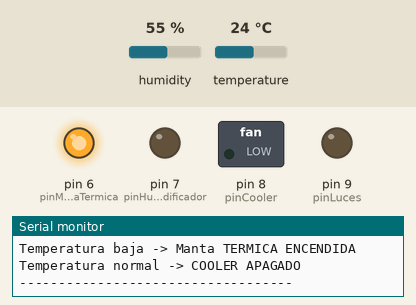
Simulated run of this sketch. Board: Arduino Uno, built with avr-gcc and run on an emulated ATmega328P. Shown: switched loads named in the sketch (green lamp = pin HIGH), output pins drawn as LEDs (lit = HIGH), the last lines printed to the serial monitor. The test bench sets the inputs (shaded band); at power-on: humidity 55 %, temperature 24 °C. The local clock reads 2024-03-15 10:24:30 at power-on unless the sketch sets it; storage starts empty.

Above: at 1.2 s.
1.3 s: humidity set to 42 %
6.5 s: humidity set to 39 %
At 11.7 s:
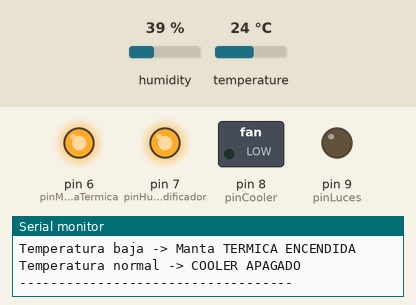
12.0 s: temperature set to 25.3 °C
At 16.9 s:
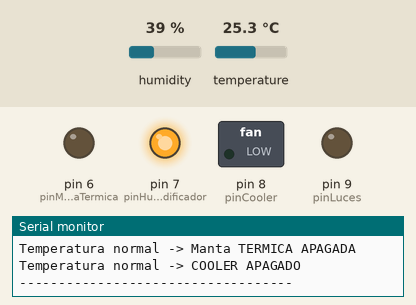
17.3 s: temperature set to 29.5 °C
22.2 s: temperature set to 30.8 °C
At 27.3 s:
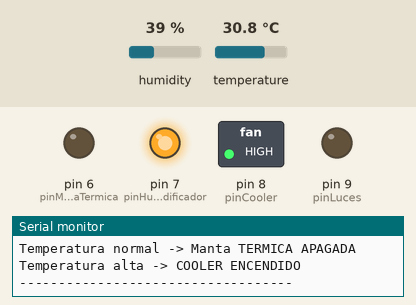
27.8 s: humidity set to 68 %
At 32.7 s:
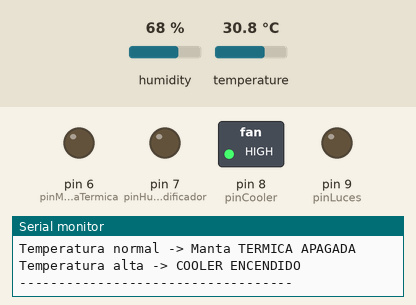
Timing chart, 0 to 33.9 s (numbered marks = the images above; inputs shaded):
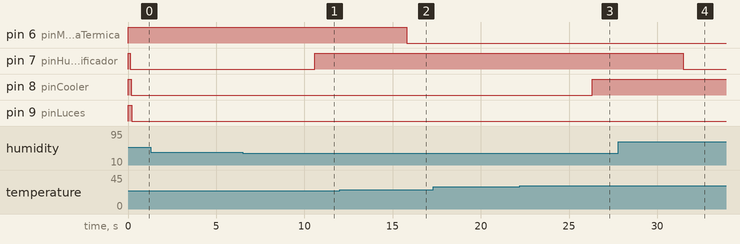

The sketch:

camara_germinacion.ino
```cpp
#include <Wire.h>
#include <SPI.h>
#include <SD.h>
#include "RTClib.h"
#include "SHT2x.h"

// ======================================================
// CONFIGURACIÓN DE PINES
// ======================================================

// SD
const int SD_CS = 10;

// Actuadores (LEDs simulados)
const int pinMantaTermica = 6;   // ROJO
const int pinHumidificador = 7;  // AZUL
const int pinCooler = 8;         // VERDE
const int pinLuces = 9;          // AMARILLO / BLANCO

// ======================================================
// INSTANCIAS DE MÓDULOS
// ======================================================
RTC_DS3231 rtc;
SHT2x sht;
bool sdPresente = false;

// ======================================================
// SETUP
// ======================================================
void setup() {
  Serial.begin(9600);
  Wire.begin(); // Bus I2C para RTC y SHT. Sin setClock para evitar problemas en placas WAVGAT

  // --- CONFIGURACIÓN DE PINES DE ACTUADORES ---
  pinMode(pinMantaTermica, OUTPUT);
  pinMode(pinHumidificador, OUTPUT);
  pinMode(pinCooler, OUTPUT);
  pinMode(pinLuces, OUTPUT);

  // Estado inicial
  digitalWrite(pinMantaTermica, HIGH);
  digitalWrite(pinHumidificador, HIGH);
  digitalWrite(pinCooler, HIGH);
  digitalWrite(pinLuces, HIGH);

  // --- MÓDULO 1: INICIALIZACIÓN SD ---
  Serial.print("Iniciando SD...");
  if (!SD.begin(SD_CS)) {
    Serial.println(" [!] No se encontro tarjeta. Continuando sin SD.");
    sdPresente = false;
  } else {
    Serial.println(" [OK] Tarjeta lista.");
    sdPresente = true;
  }

  // --- MÓDULO 2: INICIALIZACIÓN RTC ---
  if (!rtc.begin()) {
    Serial.println(" [!] No se encontro RTC.");
  } else if (rtc.lostPower()) {
    rtc.adjust(DateTime(F(__DATE__), F(__TIME__)));
  }

  // --- MÓDULO 3: INICIALIZACIÓN SHT2x ---
  if (!sht.begin()) {
    Serial.println(" [!] No se encontro SHT2x.");
  }

  Serial.println("-----------------------------------");

  if (sdPresente) {
    File dataFile = SD.open("log.txt", FILE_WRITE);
    if (dataFile) {
      dataFile.println("=== SISTEMA ENCENDIDO / REINICIADO ===");
      dataFile.close();
    }
  }
}

// ======================================================
// LOOP
// ======================================================
void loop() {
  // --- LECTURA SENSOR SHT ---
  sht.read();
  float temp = sht.getTemperature();
  float hum = sht.getHumidity();

  // --- LECTURA TIEMPO RTC ---
  DateTime now = rtc.now();

  // --- SALIDA DE DATOS POR SERIAL ---
  Serial.print(now.day()); Serial.print("/"); Serial.print(now.month()); Serial.print(" ");

  // Agregamos formato con ceros a la hora para que se vea ordenado (ej: 09:05:02)
  if (now.hour() < 10) Serial.print("0");
  Serial.print(now.hour()); Serial.print(":");
  if (now.minute() < 10) Serial.print("0");
  Serial.print(now.minute()); Serial.print(":");
  if (now.second() < 10) Serial.print("0");
  Serial.print(now.second());

  Serial.print(" -> Temp: "); Serial.print(temp, 1);
  Serial.print("C | Hum: "); Serial.print(hum, 1); Serial.println("%");

  // --- MÓDULO 4: REGISTRO EN SD ---
  File dataFile = SD.open("log.txt", FILE_WRITE);

  if (dataFile) {
    // Si el archivo está vacío, le agrega el encabezado
    if (dataFile.size() == 0) {
      dataFile.println("FechaHora,Temperatura,Humedad");
    }

    dataFile.print(now.timestamp());
    dataFile.print(","); dataFile.print(temp);
    dataFile.print(","); dataFile.println(hum);
    dataFile.close();

    if (!sdPresente) {
      Serial.println(" [!] Tarjeta insertada y detectada.");
      sdPresente = true;
    }
  } else {
    Serial.println(" [!] ERROR SD: No se puede escribir. Verifique que la tarjeta este insertada.");
    sdPresente = false;
  }

  // ======================================================
  // CONTROL HUMEDAD
  // ======================================================
  // AZUL = Humidificador
  if (hum > 40) {
    digitalWrite(pinHumidificador, LOW);
    Serial.println("Humedad normal -> Humidificador APAGADO");
  } else {
    digitalWrite(pinHumidificador, HIGH);
    Serial.println("Humedad baja -> Humidificador ENCENDIDO");
  }

  // ======================================================
  // CONTROL TEMPERATURA
  // ======================================================
  // ROJO = Manta térmica
  if (temp < 25) {
    digitalWrite(pinMantaTermica, HIGH);
    Serial.println("Temperatura baja -> Manta TERMICA ENCENDIDA");
  } else {
    digitalWrite(pinMantaTermica, LOW);
    Serial.println("Temperatura normal -> Manta TERMICA APAGADA");
  }

  // VERDE = Cooler
  if (temp > 30) {
    digitalWrite(pinCooler, HIGH);
    Serial.println("Temperatura alta -> COOLER ENCENDIDO");
  } else {
    digitalWrite(pinCooler, LOW);
    Serial.println("Temperatura normal -> COOLER APAGADO");
  }

  // ======================================================
  // LUCES
  // ======================================================
  // Siempre encendidas en esta simulación
  digitalWrite(pinLuces, LOW);

  Serial.println("-----------------------------------");

  // Tiempo de muestreo
  delay(5000);
}
```

Measured:
- the behaviour switches between 41 and 40 % on humidity (found by bisection; images 0 and 1)
- the behaviour switches between 24.9 and 25 °C on temperature (found by bisection; images 1 and 2)
- the behaviour switches between 30 and 30.1 °C on temperature (found by bisection; images 2 and 3)
- after the input at 6.5 s, pin 7 (pinHumidificador): LOW → HIGH after 4.1 s
- after the input at 12.0 s, pin 6 (pinMantaTermica): HIGH → LOW after 3.8 s
- after the input at 22.2 s, pin 8 (pinCooler): LOW → HIGH after 4.1 s
- after the input at 27.8 s, pin 7 (pinHumidificador): HIGH → LOW after 3.7 s
